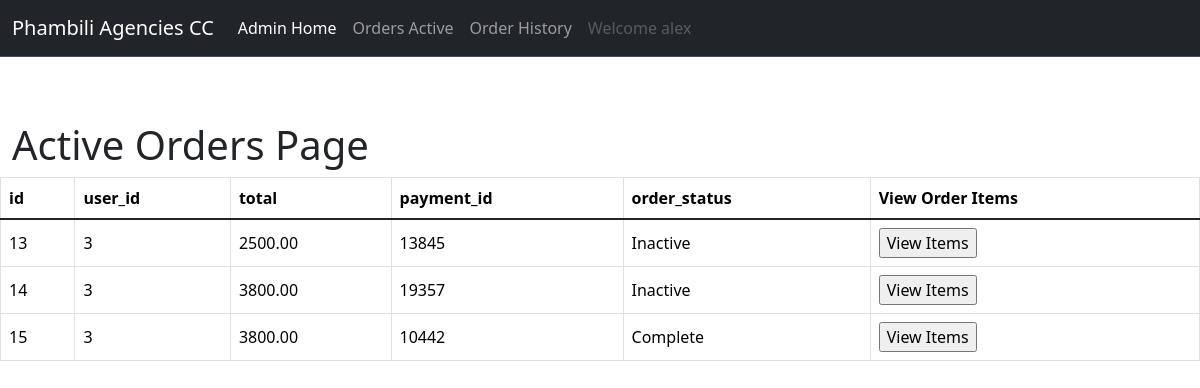
Page /adminOrdersHistory.php (signed in) on the committed database.
### tables this page shows
CREATE TABLE `order_details` (
  `id` int(11) NOT NULL,
  `user_id` int(11) DEFAULT NULL,
  `total` decimal(8,2) DEFAULT NULL,
  `payment_id` int(11) DEFAULT NULL,
  `order_status` varchar(100) DEFAULT 'Active'
);

### adminOrdersHistory.php (the view, shortened to what this page needs)
<?php
include_once 'dbcon.php';
?>
<!DOCTYPE html>
<html lang="en">
<head>
    <link href="https://cdn.jsdelivr.net/npm/bootstrap@5.3.3/dist/css/bootstrap.min.css" rel="stylesheet">
</head>
<body class="d-flex flex-column min-vh-100">
    <header>
        <?php include_once('./template/navtopAdmin.php'); ?>
    </header>
    <main class="mb-auto mt-5 pt-3">
        <div class="container-fluid">
            <h1>Active Orders Page</h1>
        </div>
        <div class="table-responsive">
            <table class="table table-bordered align-middle">
                <tr>
                    <th>id</th>
                    <th>user_id</th>
                    <th>total</th>
                    <th>payment_id</th>
                    <th>order_status</th>
                    <th>View Order Items</th>
                </tr>
                <tbody class="table-group-divider">
                    <?php
                    $stmt1 = $db->prepare("SELECT * FROM order_details WHERE order_status='Inactive' OR order_status = 'Complete' OR order_status='Cancelled'");
                    $stmt1->execute();
                    $orders = $stmt1->fetchAll(PDO::FETCH_ASSOC);
                    foreach ($orders as $order) {
                    ?>
                        <tr>
                            <td><?php echo $order['id'] ?></td>
                            <td><?php echo $order['user_id'] ?></td>
                            <td><?php echo $order['total'] ?></td>
                            <td><?php echo $order['payment_id'] ?></td>
                            <td><?php echo $order['order_status'] ?></td>
                            <td>
                                <form action="./adminActiveOrders/adminOrderItems.php" method="post">
                                    <input type="submit" name="viewItemsAdmin" value="View Items">
                                </form>
                            </td>
                        </tr>
                    <?php } ?>
                </tbody>
            </table>
        </div>
    </main>
</body>
</html>

### rows in the picture
order_details: id "13", user "3", total "2500.00", payment "13845", order_status "Inactive"
order_details: id "14", user "3", total "3800.00", payment "19357", order_status "Inactive"
order_details: id "15", user "3", total "3800.00", payment "10442", order_status "Complete"

### other values in the picture
$_SESSION['username'] "alex"
